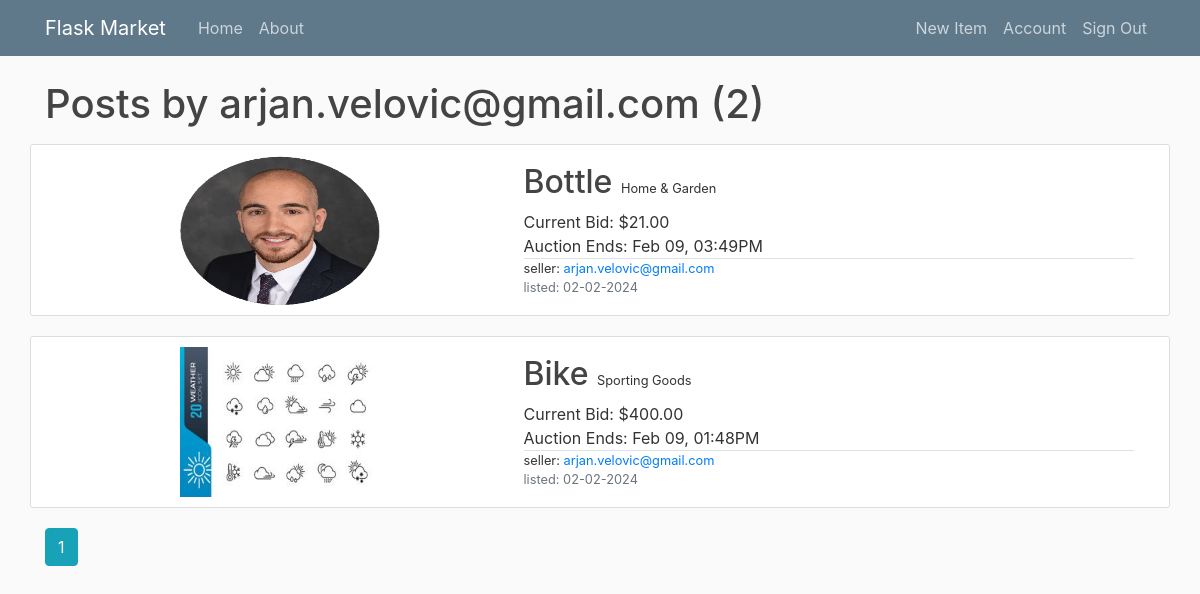
The page /useritems/arjan.velovic@gmail.com (signed in) on the database its author committed.
### flaskmarket/models.py (models this page shows, shortened)
class User(db.Model, UserMixin):
    id = db.Column(db.Integer, primary_key=True)
    firstname = db.Column(db.String(100), nullable=False)
    lastname = db.Column(db.String(100), nullable=False)
    address = db.Column(db.String(200), nullable=False)
    phonenumber = db.Column(db.String(20), nullable=False)
    email = db.Column(db.String(120), unique=True, nullable=False)
    image_file = db.Column(db.String(20), nullable=False, default='default.jpg')
    password = db.Column(db.String(60), nullable=False)
    datecreated = db.Column(db.DateTime, nullable=False, default=datetime.utcnow)
    posts = db.relationship('Item', backref='author', lazy=True)
    bids = db.relationship('Bid', backref='bidder', lazy=True)
    watching = db.relationship('Watchlist', backref='watcher', lazy=True)

class Item(db.Model):
    id = db.Column(db.Integer, primary_key=True)
    title = db.Column(db.String(100), nullable=False)
    description = db.Column(db.Text, nullable=False)
    category = db.Column(db.String(100), nullable=False)
    image_file = db.Column(db.String(50), nullable=False, default='default2.jpg')
    price = db.Column(db.Numeric, nullable=False)
    seller = db.Column(db.Integer, db.ForeignKey('user.id'), nullable=False)
    listeddate = db.Column(db.DateTime, nullable=False, default=datetime.utcnow)
    enddate = db.Column(db.DateTime, nullable=False, default=datetime.utcnow)
    hasbuyer = db.Column(db.Boolean, nullable = False, default = False)
    bidinfo = db.relationship('Bid', backref='item', lazy=True)
    watches = db.relationship('Watchlist', backref='item', lazy=True)
    @hybrid_property
    def notactive(self):
        if datetime.utcnow() - timedelta(hours=0) >= self.enddate:
            return True
        else:
            return False

### flaskmarket/users/routes.py (the view)
@users.route("/useritems/<string:email>")
def user_items(email):
    page = request.args.get('page', 1, type=int)
    user = User.query.filter_by(email=email).first_or_404()
    items = Item.query.filter_by(author=user)\
        .order_by(Item.enddate.desc())\
        .paginate(page=page, per_page=5)
    return render_template('user_items.html', items=items, user=user)

### flaskmarket/models.py (called while the page is built)
@login_manager.user_loader
def load_user(user_id):
    return User.query.get(int(user_id))

### flaskmarket/templates/user_items.html (shortened to what this page needs)
{% extends "layout.html" %}
{% block content %}
    <h1 class="mb-3">Posts by {{ user.email }} ({{ items.total }})</h1>
    {% for item in items.items %}
    <article class="content-section row align-items-center">
        <div class="col-5 d-flex justify-content-center">
          <img class="article-img2" src="{{ url_for('static', filename='item_pics/' + item.image_file) }}">
        </div>
        <div class="col-7">
          <div class="mb-2">
            <a class="article-title h2" href="{{ url_for('items.item', item_id=item.id) }}">{{ item.title }}</a>
            {% if item.category != "None" %}
            <small class="ml-1 \text-muted">{{ item.category }}</small>
            {% endif %}
          </div>
          {% if item.notactive and item.hasbuyer%}
            <div class="">Sold Price: ${{ item.price|round(2) }}</div>
          {% elif item.notactive and item.hasbuyer == False %}
          <div class="">Price: ${{ item.price|round(2) }}</div>
          {% elif item.notactive == False %}
            <div class="">Current Bid: ${{ item.price|round(2) }}</div>
          {% endif %}
          {% if item.notactive%}
            <div class="">Ended: {{ item.enddate.strftime('%h %d, %I:%M%p') }}</div>
          {% else %}
            <div class="">Auction Ends: {{ item.enddate.strftime('%h %d, %I:%M%p') }}</div>
          {% endif %}
          <div class="border-top grid">
            <div class="small">seller: <a class="mr-2" href="{{ url_for('users.user_items', email=item.author.email) }}">{{ item.author.email }}</a></div>
            <div class="small text-muted">listed: {{ item.listeddate.strftime('%m-%d-%Y') }}</div>
          </div>
        </div>
      </article>
    {% endfor %}
    {% for page_num in items.iter_pages(left_edge=1, right_edge=1, left_current=1, right_current=2) %}
      {% if page_num %}
        {% if items.page == page_num %}
          <a class="btn btn-info mb-4" href="{{ url_for('users.user_items', email=user.email, page=page_num) }}">{{ page_num }}</a>
        {% else %}
          <a class="btn btn-outline-info mb-4" href="{{ url_for('users.user_items', email=user.email, page=page_num) }}">{{ page_num }}</a>
        {% endif %}
      {% else %}
        ...
      {% endif %}
    {% endfor %}
{% endblock content %}

### flaskmarket/static/main.css (style rules this page uses)
body { background: #fafafa; color: #333333; margin-top: 5rem; }
h1, h2, h3, h4, h5, h6 { color: #444444; }
.content-section { background: #ffffff; padding: 10px 20px; border: 1px solid #dddddd; border-radius: 3px; margin-bottom: 20px; }
.article-title { color: #444444; }
.article-img2 { height: 150px; width: 200px; }

### rows shown on the page
User: email "arjan.velovic@gmail.com"
Item: image_file (picture), title "Bottle", category "Home & Garden", price "21.00", enddate "Feb 09, 03:49PM", author.email "arjan.velovic@gmail.com", listeddate "02-02-2024"
Item: image_file (picture), title "Bike", category "Sporting Goods", price "400.00", enddate "Feb 09, 01:48PM", author.email "arjan.velovic@gmail.com", listeddate "02-02-2024"

### other values the page prints
{{ items.total }} "2"
{{ page_num }} "1"
